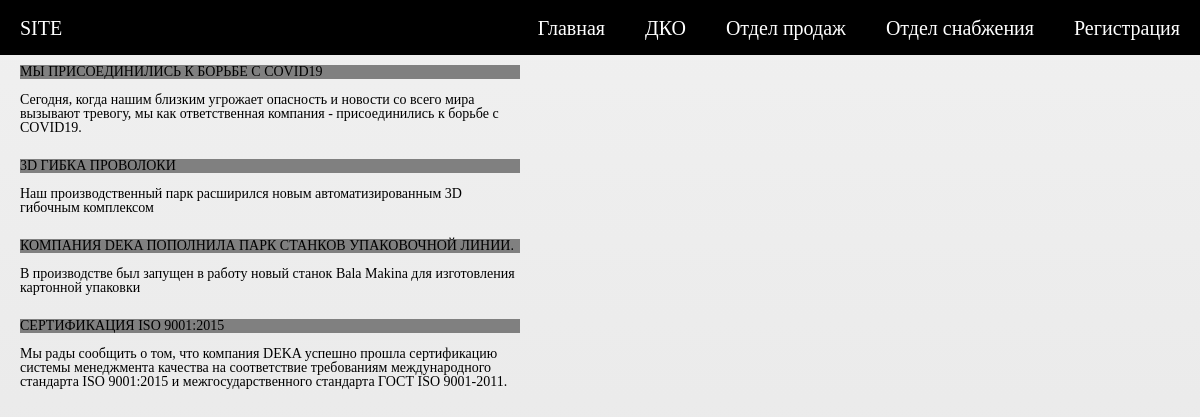
Page /blog on the committed database.
### main/models.py (models this page shows, shortened)
class Blogs(models.Model):
    title = models.CharField(max_length=20)
    content = models.CharField(max_length=200)
    photo = models.ImageField(upload_to='photo/%Y/%m/%d/', null=True)
    time_create=models.DateTimeField(auto_now_add=True)
    is_published=models.BooleanField(default=True)
    menu = models.ForeignKey('SideBar', on_delete=models.PROTECT, null=True)

### main/views.py (the view)
# urls.py: path('blog', ShowBlog.as_view(), name='blogs'),
class ShowBlog(ListView):
    model=Blogs
    template_name = 'main/main_blogs.html'
    context_object_name = 'blogs'
    def get_context_data(self, *, object_list=None, **kwargs):
        context=super().get_context_data(**kwargs)
        print(context['blogs'][0].content)
        return context

### main/templatetags/main_tags.py (called while the page is built)
@register.inclusion_tag('main/tags/show_main_menu.html')
def show_main_menu(key='Главная'):
    main_menu = [
        {'title': 'Главная', 'url': "home"},
        {'title': 'ДКО', 'url': "main_dko"},
        {'title': 'Отдел продаж', 'url': "prodaji"},
        {'title': 'Отдел снабжения', 'url': "snab"},
        {'title': 'Регистрация', 'url': "registration"},
    ]
    return {'main_menu':main_menu, 'key':key,}

### main/templates/main/main_blogs.html (shortened to what this page needs)
{% extends "main/base.html" %}
{% load main_tags %}
{% block content %}
<div class="content">
	<ul class="blogs">
	{% for b in blogs %}
		<li>
			<h2>{{b.title}}</h2>
			<br>
			{{b.content}}
			<br>
		</li>
	{% endfor %}
</ul>
</div>
{% endblock %}

### main/static/main/css/zero_style.css (style rules this page uses)
* { padding: 0; margin: 0; border: 0; }
*,*:before,*:after { -moz-box-sizing: border-box; -webkit-box-sizing: border-box; box-sizing: border-box; }
html,body { height: 100%; width: 100%; font-size: 100%; line-height: 1; font-size: 14px; -ms-text-size-adjust: 100%; -moz-text-size-adjust: 100%; -webkit-text-size-adjust: 100%; }
ul li { list-style: none; }
h1,h2,h3,h4,h5,h6 { font-size:inherit;font-weight: 400; }

### main/static/main/css/style.css (style rules this page uses)
body { background: linear-gradient(rgba(240, 240, 240, 1.0), rgba(230,230, 230, 1.0)); }
.content { display: flex; width: 100%; max-width: 1300px; align-items: flex-start; }
.blogs { max-width: 500px; margin-left: 20px; display: flex; flex-direction: column; justify-content: space-around; }
.blogs h2 { background-color: gray; }
.blogs li { margin-top: 10px; }

### rows in the picture
Blogs: title "МЫ ПРИСОЕДИНИЛИСЬ К БОРЬБЕ С COVID19", content "Сегодня, когда нашим близким угрожает опасность и новости со всего мира вызывают тревогу, мы как ответственная компания - присоединились к борьбе с COVID19."
Blogs: title "3D ГИБКА ПРОВОЛОКИ", content "Наш производственный парк расширился новым автоматизированным 3D гибочным комплексом"
Blogs: title "КОМПАНИЯ DEKA ПОПОЛНИЛА ПАРК СТАНКОВ УПАКОВОЧНОЙ ЛИНИИ.", content "В производстве был запущен в работу новый станок Bala Makina для изготовления картонной упаковки"
Blogs: title "СЕРТИФИКАЦИЯ ISO 9001:2015", content "Мы рады сообщить о том, что компания DEKA успешно прошла сертификацию системы менеджмента качества на соответствие требованиям международного стандарта ISO 9001:2015 и межгосударственного стандарта ГОСТ ISO 9001-2011."

### other values in the picture
{{ m.title }} "Главная" "ДКО" "Отдел продаж" "Отдел снабжения" "Регистрация"
